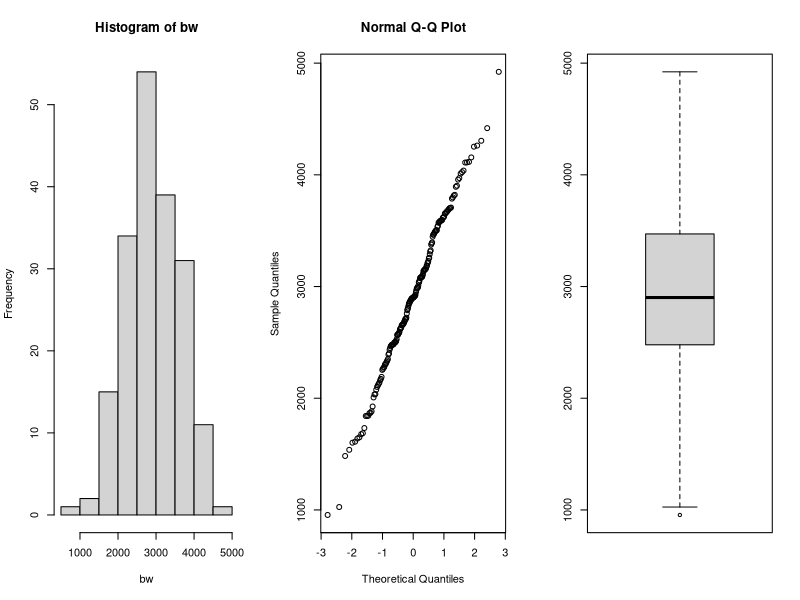
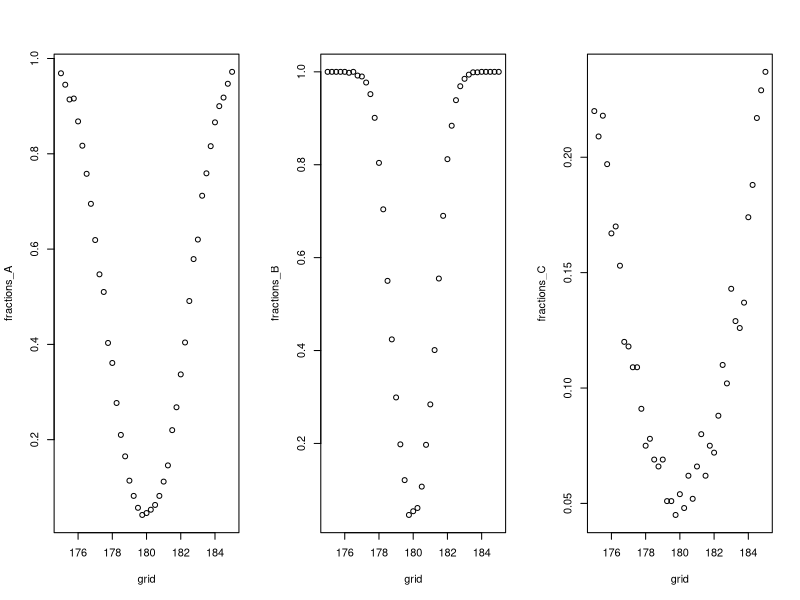
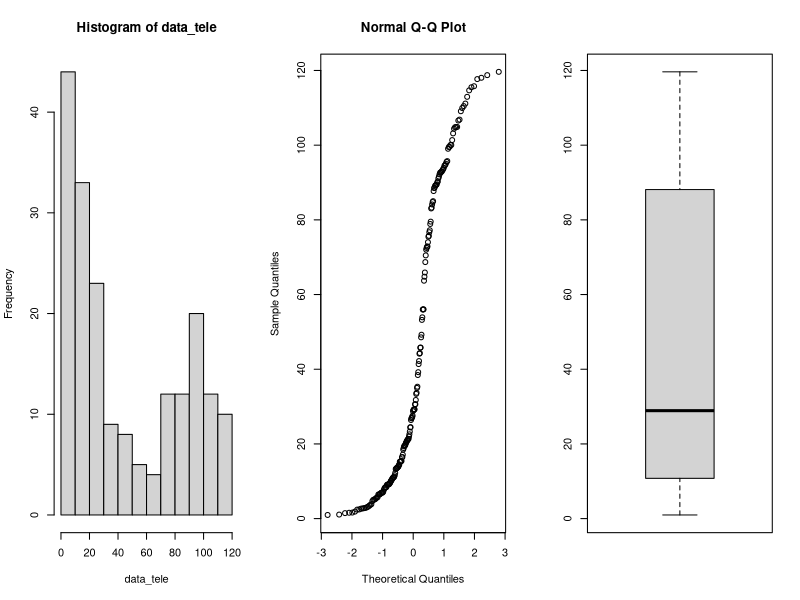
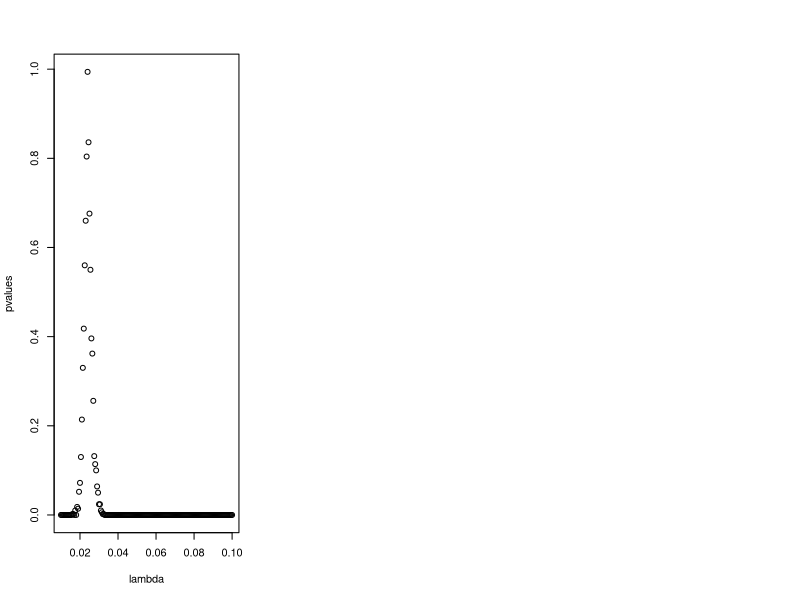
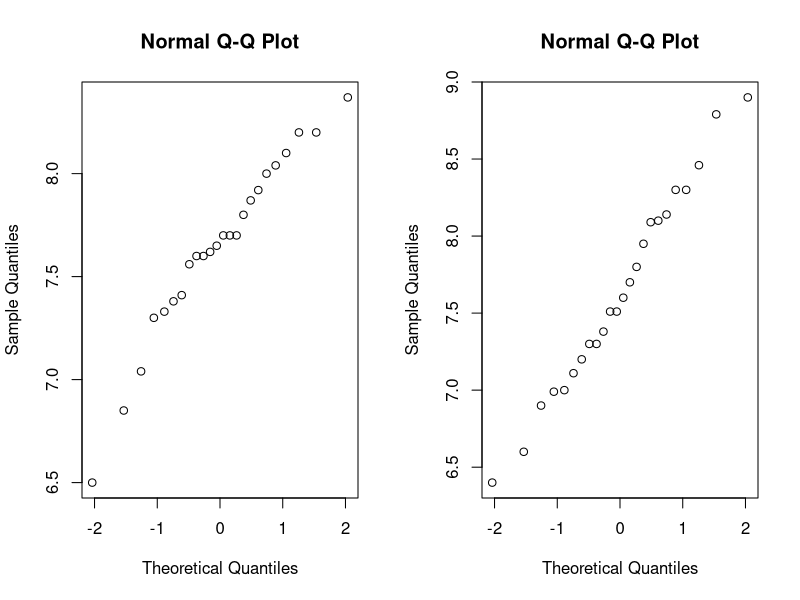
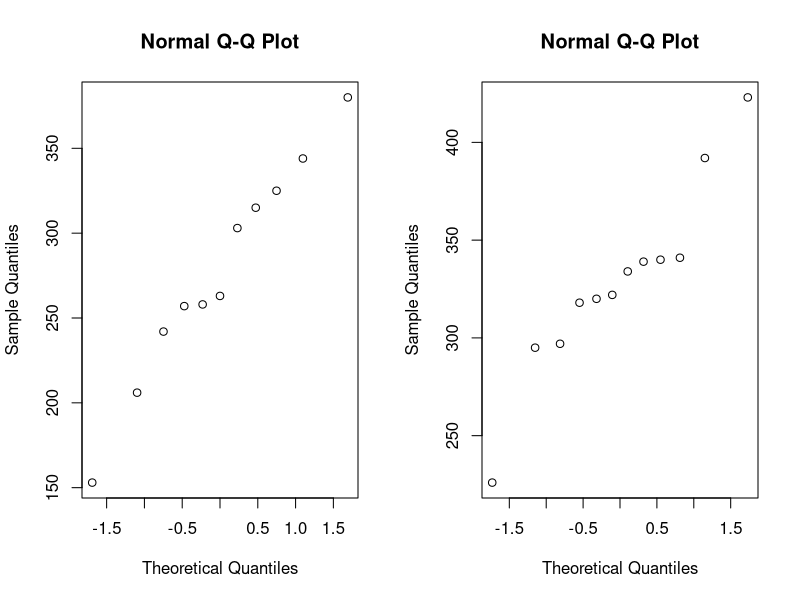
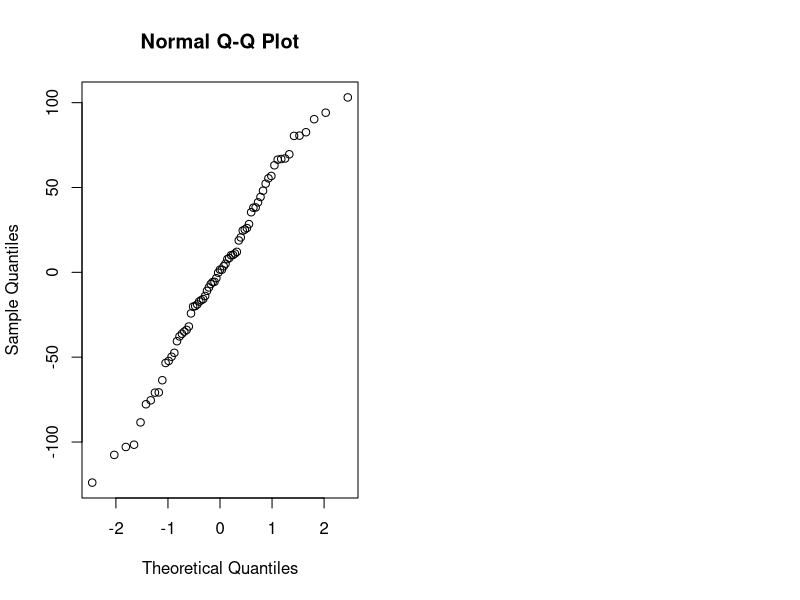

These charts were generated, in order, by the following R code:
## ---- chunk 1
library(tidyverse)
library(rstudioapi)

knitr::opts_chunk$set(echo = TRUE)
setwd(dirname(getActiveDocumentContext()$path))
# round numbers to 3 digits
options(digits = 3)
## ---- chunk 2
par(mfrow=c(1,3))
data <- read.table(file="data/birthweight.txt",header=TRUE)

bw <- data$birthweight
hist(bw)
qqnorm(bw)
boxplot(bw)
# perform Shapiro-Wilk normality test
round(shapiro.test(bw)$p.value, 3)

## ---- chunk 3
m = mean(bw)
sd = sd(bw)
n = length(bw)
error = qnorm(0.95)*sd/sqrt(n)
ci = c(m-error, m+error)
paste0("mean: ", round(m, 3))
paste0("90% confidence interval: (", round(ci[1], 3), ",", round(ci[2], 3), ")")
## ---- chunk 4
t.test(bw, mu=2800, alternative = "greater", conf.level = 0.95)
## ---- chunk 5
n <- m <- 30; mu <- 180; nu <- 175; sd <- 5
grid <- seq(175,185, by=0.25)

power_function<-function(grid,n,m,mu,sd) {
  B <- 1000
  p <- numeric(B)
  G <- length(grid)
  fractions <- numeric(G)
  for (grid_nu in 1:G){
    p <- numeric(B)
    for (b in 1:B){
      x <- rnorm(n,mu,sd)
      y <- rnorm(m,grid[grid_nu],sd)
      p[b] <- t.test(x,y, var.equal = TRUE)[[3]]
    }
    fractions[grid_nu] <- mean(p<0.05)
  }
  return(fractions)
}

fractions_A <- power_function(grid,n,m,mu,sd)

## ---- chunk 6
n <- m <- 100; mu <- 180; sd <- 5

fractions_B <- power_function(grid,n,m,mu,sd)
## ---- chunk 7
n <- m <- 30
mu <- 180
sd <- 15

fractions_C <- power_function(grid,n,m,mu,sd)
par(mfrow=c(1,3))
plot(grid,fractions_A)
plot(grid,fractions_B)
plot(grid,fractions_C)
## ---- chunk 8
data<-read.table(file="data/telephone.txt",header=TRUE)

# remove zeros
data <- data %>% filter(Bills > 0)

data_tele <- data$Bills
par(mfrow=c(1,3))
hist(data_tele)
qqnorm(data_tele)
boxplot(data_tele)

## ---- chunk 9
lambda <- seq(0.01, 0.1, 0.0005)
pvalues <- c()
t <- median(data_tele)
for (x in lambda){
  B <- 1000
  tstar <- numeric(B)
  n <- length(data_tele)
  
  for (i in 1:B){
    xstar <- rexp(n,x)
    tstar[i] <- median(xstar)
  }
  pl<-sum(tstar<t)/B
  pr<-sum(tstar>t)/B
  p<-2*min(pl,pr)
  pl;pr;p
  pvalues <- c(pvalues,p)
}
plot(lambda, pvalues)

best_p <- which(pvalues > 0.05)
lambda[best_p]
## ---- chunk 10
B <- 1000
T1 <- median(data_tele)
Tstar <- numeric(B)
for (i in 1:B){
  Xstar <- sample(data_tele,replace=TRUE)
  Tstar[i] <- median(Xstar)
}
Tstar25 <- quantile(Tstar,0.025)
Tstar975 <- quantile(Tstar, 0.975)

paste0("Data median: ", round(T1, 3))
paste0("95% confidence interval: (", round(2*T1-Tstar975, 3), 
       ",", round(2*T1-Tstar25, 3), ")")

## ---- chunk 11
max_index <- which.max(pvalues)

opt_Lambda <- lambda[max_index]

paste0("Optimal lambda value found: ", round(opt_Lambda, 3))

# simulate exponential distribution and calculate the ci
medians <- c()
B <- 1000
n <- length(data_tele)

for (i in 1:B){
  medians <- c(medians, median(rexp(n,opt_Lambda)))
}

sd = sd(medians)
m = mean(medians)
error = qnorm(0.975)*sd/sqrt(B)
ci = c(m-error, m+error)
paste0("Median estimate: ", round(m, 3))
paste0("95% confidence interval: (", round(ci[1], 3), ",", round(ci[2], 3), ")")
## ---- chunk 12

bill_smal40 <- sum(data_tele<40)

binom.test(bill_smal40, length(data_tele))

bill_less10 <- sum(data_tele < 10)
bill_less10/length(data_tele)
## ---- chunk 13
data <- read.table(file="data/run.txt",header=TRUE)
round(cor.test(data$before, data$after)$p.value, 3)
## disgnostics
par(mfrow=c(1,2)); qqnorm(data$before); qqnorm(data$after)
## ---- chunk 14
# calculate differences
data <- data %>% 
  mutate(diff = before - after)
# filter for lemo and perdorm paired t-test
lemo <- data %>% 
  filter(drink == "lemo")
paste0("p-value for soft drink: ", 
       round(t.test(lemo$before, lemo$after, paired = TRUE)$p.value, 3))
# filter for energy and perform paired t-test
energy <- data %>% 
  filter(drink == "energy")
paste0("p-value for energy drink: ", 
       round(t.test(energy$before, energy$after, paired = TRUE)$p.value, 3))
## ---- chunk 15
# perform t-test
t.test(lemo$diff, energy$diff)$p.value
## ---- chunk 16
# filter for meatmeal
meatmeal <- chickwts %>% 
  filter(feed == "meatmeal") %>% 
  select(weight)
# filter for sunflower
sunflower <- chickwts %>% 
  filter(feed == "sunflower") %>% 
  select(weight)
# check for data normality
par(mfrow=c(1,2))
qqnorm(meatmeal$weight)
qqnorm(sunflower$weight)
# perform t-test, the data is not paired
paste0("t-test p-value: ", 
       round(t.test(meatmeal, sunflower)$p.value, 3))
# Mann-Whitney test
paste0("Mann-Whitney test p-value: ", 
       round(wilcox.test(meatmeal$weight, sunflower$weight)$p.value, 3))
# Kolmogorov-Smirnov test
paste0("Kolmogorov-Smirnov test: ", 
       round(ks.test(meatmeal$weight, sunflower$weight)$p.value, 3))
## ---- chunk 17
chickaov <- lm(weight~feed, data = chickwts)
# performing one-way ANOVA
anova(chickaov)
## ---- chunk 18
#extracting more information
table <- data.frame(summary(chickaov)$coefficients) 
table %>% 
  rename("p-value" = `Pr...t..`,
         "Std error" = `Std..Error`)%>% 
  add_rownames("Type") %>% 
  mutate(Type = case_when(
    Type == "(Intercept)" ~ "feedcasein",
    TRUE ~ Type
  ), Estimate = case_when(
    Type != "feedcasein" ~ as.numeric(table$Estimate[1]) + Estimate,
    TRUE ~ Estimate
  )) %>%  mutate(`p-value` = format(`p-value`, scientific = TRUE)) %>% 
    knitr::kable(.)
## ---- chunk 19
# check for normality
qqnorm(chickaov$residuals)
## ---- chunk 20
kruskal.test(weight~feed, data = chickwts)$p.value
